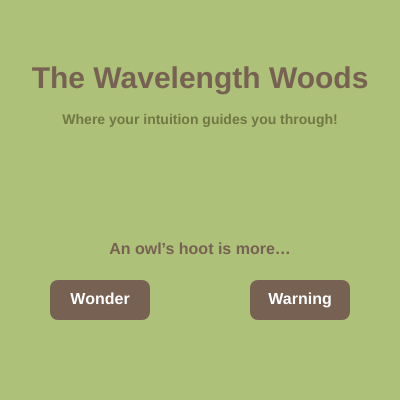
Frame 1 (no input)
Frame 60 (no input): identical to frame 1, image omitted
Frame 120 (the mouse pressed at the canvas centre since frame 60): identical to frame 1, image omitted

The p5.js sketch that drew this single still picture (run headless with seeded random() and noise() and a simulated clock; from frame 60 on, the mouse is pressed at the canvas centre):

// p5.js sketch
// ── sketch.js
let currentScene = 1;

function setup() {
  createCanvas(400, 400);
  scene1Setup();
}

function draw() {
  if (currentScene === 1) scene1Draw();
  else if (currentScene === 2) scene2Draw();
  else if (currentScene === 3) scene3Draw();
  else if (currentScene === 4) scene4Draw();
  else if (currentScene === 5) scene5Draw();
  else if (currentScene === 6) scene6Draw();
  else if (currentScene === 7) scene7Draw();
  else if (currentScene === 8) scene8Draw();
  else if (currentScene === 9) scene9Draw();
  else if (currentScene === 10) scene10Draw();
  else if (currentScene === 11) scene11Draw();
  else if (currentScene === 12) scene12Draw();
  else if (currentScene === 13) scene13Draw();
  else if (currentScene === 14) scene14Draw();
  else if (currentScene === 15) scene15Draw();
}

function mousePressed() {
  if (currentScene === 1) scene1MousePressed?.();
  else if (currentScene === 2) scene2MousePressed?.();
  else if (currentScene === 3) scene3MousePressed?.();
  else if (currentScene === 4) scene4MousePressed?.();
  else if (currentScene === 5) scene5MousePressed?.();
  else if (currentScene === 6) scene6MousePressed?.();
  else if (currentScene === 7) scene7MousePressed?.();
  else if (currentScene === 8) scene8MousePressed?.();
  else if (currentScene === 9) scene9MousePressed?.();
  else if (currentScene === 10) scene10MousePressed?.();
  else if (currentScene === 11) scene11MousePressed?.();
  else if (currentScene === 12) scene12MousePressed?.();
  else if (currentScene === 13) scene13MousePressed?.();
  else if (currentScene === 14) scene14MousePressed?.();
  else if (currentScene === 15) scene15MousePressed?.();
}

function goToScene(sceneNumber) {
  currentScene = sceneNumber;
}

// ── scene1.js
function scene1Setup() {
  createCanvas(400, 400);
}

function scene1Draw() {
  background(173, 193, 120);
  textAlign(CENTER, CENTER);

  // Title
  textStyle(BOLD);
  textSize(30);
  fill(118, 97, 83);
  text("The Wavelength Woods", width / 2, 80);

  // Subtitle
  textSize(14);
  fill(113, 119, 68);
  text("Where your intuition guides you through!", width / 2, 120);

  // Question and Buttons
  textStyle(BOLD);
  textSize(16);
  fill(118, 97, 83);
  text("An owl’s hoot is more…", 200, 250);
  drawButton(100, 300, 100, 40, "Wonder", isMouseOver(100, 300, 100, 40));
  drawButton(300, 300, 100, 40, "Warning", isMouseOver(300, 300, 100, 40));
}

function drawButton(x, y, w, h, label, isHovered) {
  push();
  rectMode(CENTER);
  fill(isHovered ? color(169, 132, 103) : color(118, 97, 83));
  noStroke();
  rect(x, y, w, h, 8);

  fill(255);
  noStroke();
  textAlign(CENTER, CENTER);
  textSize(16);
  text(label, x, y);
  pop();
}

function isMouseOver(x, y, w, h) {
  return (
    mouseX > x - w / 2 &&
    mouseX < x + w / 2 &&
    mouseY > y - h / 2 &&
    mouseY < y + h / 2
  );
}

function scene1MousePressed() {
  if (isMouseOver(100, 300, 100, 40)) {
    console.log("Wonder button clicked!");
    goToScene(2);
  }
  if (isMouseOver(300, 300, 100, 40)) {
    console.log("Warning button clicked!");
    goToScene(3);
  }
}

// ── scene10.js
function scene10Setup() {
  createCanvas(400, 400);
}

function scene10Draw() {
  background(173, 193, 120);
  textAlign(CENTER, CENTER);
  textStyle(BOLD);
  textSize(16);
  fill(118, 97, 83);
  text("You've arrived at...", 200, 150);
  textSize(30);
  fill(113, 119, 68);
  text("Blossoming Brook", 200, 185);
  drawButton(200, 300, 150, 40, "Travel back", isMouseOver(200, 300, 150, 40));
}

function drawButton(x, y, w, h, label, isHovered) {
  push();
  rectMode(CENTER);
  fill(isHovered ? color(169, 132, 103) : color(118, 97, 83));
  noStroke();
  rect(x, y, w, h, 8);

  fill(255);
  noStroke();
  textAlign(CENTER, CENTER);
  textSize(16);
  text(label, x, y);
  pop();
}

function isMouseOver(x, y, w, h) {
  return (
    mouseX > x - w / 2 &&
    mouseX < x + w / 2 &&
    mouseY > y - h / 2 &&
    mouseY < y + h / 2
  );
}

function scene10MousePressed() {
  if (isMouseOver(200, 300, 150, 40)) {
    console.log("Travel back button clicked");
    goToScene(1);
  }
}

// ── scene11.js
function scene11Setup() {
  createCanvas(400, 400);
}

function scene11Draw() {
  background(173, 193, 120);
  textAlign(CENTER, CENTER);
  textStyle(BOLD);
  textSize(16);
  fill(118, 97, 83);
  text("You've arrived at...", 200, 150);
  textSize(30);
  fill(113, 119, 68);
  text("Raging Ravine", 200, 185);
  drawButton(200, 300, 150, 40, "Travel back", isMouseOver(200, 300, 150, 40));
}

function drawButton(x, y, w, h, label, isHovered) {
  push();
  rectMode(CENTER);
  fill(isHovered ? color(169, 132, 103) : color(118, 97, 83));
  noStroke();
  rect(x, y, w, h, 8);

  fill(255);
  noStroke();
  textAlign(CENTER, CENTER);
  textSize(16);
  text(label, x, y);
  pop();
}

function isMouseOver(x, y, w, h) {
  return (
    mouseX > x - w / 2 &&
    mouseX < x + w / 2 &&
    mouseY > y - h / 2 &&
    mouseY < y + h / 2
  );
}

function scene11MousePressed() {
  if (isMouseOver(200, 300, 150, 40)) {
    console.log("Travel back button clicked");
    goToScene(1);
  }
}

// ── scene12.js
function scene12Setup() {
  createCanvas(400, 400);
}

function scene12Draw() {
  background(173, 193, 120);
  textAlign(CENTER, CENTER);
  textStyle(BOLD);
  textSize(16);
  fill(118, 97, 83);
  text("You've arrived at...", 200, 150);
  textSize(30);
  fill(113, 119, 68);
  text("Merry Meadow", 200, 185);
  drawButton(200, 300, 150, 40, "Travel back", isMouseOver(200, 300, 150, 40));
}

function drawButton(x, y, w, h, label, isHovered) {
  push();
  rectMode(CENTER);
  fill(isHovered ? color(169, 132, 103) : color(118, 97, 83));
  noStroke();
  rect(x, y, w, h, 8);

  fill(255);
  noStroke();
  textAlign(CENTER, CENTER);
  textSize(16);
  text(label, x, y);
  pop();
}

function isMouseOver(x, y, w, h) {
  return (
    mouseX > x - w / 2 &&
    mouseX < x + w / 2 &&
    mouseY > y - h / 2 &&
    mouseY < y + h / 2
  );
}

function scene12MousePressed() {
  if (isMouseOver(200, 300, 150, 40)) {
    console.log("Travel back button clicked");
    goToScene(1);
  }
}

// ── scene13.js
function scene13Setup() {
  createCanvas(400, 400);
}

function scene13Draw() {
  background(173, 193, 120);
  textAlign(CENTER, CENTER);
  textStyle(BOLD);
  textSize(16);
  fill(118, 97, 83);
  text("You've arrived at...", 200, 150);
  textSize(30);
  fill(113, 119, 68);
  text("Gloomy Glade", 200, 185);
  drawButton(200, 300, 150, 40, "Travel back", isMouseOver(200, 300, 150, 40));
}

function drawButton(x, y, w, h, label, isHovered) {
  push();
  rectMode(CENTER);
  fill(isHovered ? color(169, 132, 103) : color(118, 97, 83));
  noStroke();
  rect(x, y, w, h, 8);

  fill(255);
  noStroke();
  textAlign(CENTER, CENTER);
  textSize(16);
  text(label, x, y);
  pop();
}

function isMouseOver(x, y, w, h) {
  return (
    mouseX > x - w / 2 &&
    mouseX < x + w / 2 &&
    mouseY > y - h / 2 &&
    mouseY < y + h / 2
  );
}

function scene13MousePressed() {
  if (isMouseOver(200, 300, 150, 40)) {
    console.log("Travel back button clicked");
    goToScene(1);
  }
}

// ── scene14.js
function scene14Setup() {
  createCanvas(400, 400);
}

function scene14Draw() {
  background(173, 193, 120);
  textAlign(CENTER, CENTER);
  textStyle(BOLD);
  textSize(16);
  fill(118, 97, 83);
  text("You've arrived at...", 200, 150);
  textSize(30);
  fill(113, 119, 68);
  text("Whispering Willows", 200, 185);
  drawButton(200, 300, 150, 40, "Travel back", isMouseOver(200, 300, 150, 40));
}

function drawButton(x, y, w, h, label, isHovered) {
  push();
  rectMode(CENTER);
  fill(isHovered ? color(169, 132, 103) : color(118, 97, 83));
  noStroke();
  rect(x, y, w, h, 8);

  fill(255);
  noStroke();
  textAlign(CENTER, CENTER);
  textSize(16);
  text(label, x, y);
  pop();
}

function isMouseOver(x, y, w, h) {
  return (
    mouseX > x - w / 2 &&
    mouseX < x + w / 2 &&
    mouseY > y - h / 2 &&
    mouseY < y + h / 2
  );
}

function scene14MousePressed() {
  if (isMouseOver(200, 300, 150, 40)) {
    console.log("Travel back button clicked");
    goToScene(1);
  }
}

// ── scene15.js
function scene15Setup() {
  createCanvas(400, 400);
}

function scene15Draw() {
  background(173, 193, 120);
  textAlign(CENTER, CENTER);
  textStyle(BOLD);
  textSize(16);
  fill(118, 97, 83);
  text("You've arrived at...", 200, 150);
  textSize(30);
  fill(113, 119, 68);
  text("Perilous Pines", 200, 185);
  drawButton(200, 300, 150, 40, "Travel back", isMouseOver(200, 300, 150, 40));
}

function drawButton(x, y, w, h, label, isHovered) {
  push();
  rectMode(CENTER);
  fill(isHovered ? color(169, 132, 103) : color(118, 97, 83));
  noStroke();
  rect(x, y, w, h, 8);

  fill(255);
  noStroke();
  textAlign(CENTER, CENTER);
  textSize(16);
  text(label, x, y);
  pop();
}

function isMouseOver(x, y, w, h) {
  return (
    mouseX > x - w / 2 &&
    mouseX < x + w / 2 &&
    mouseY > y - h / 2 &&
    mouseY < y + h / 2
  );
}

function scene15MousePressed() {
  if (isMouseOver(200, 300, 150, 40)) {
    console.log("Travel back button clicked");
    goToScene(1);
  }
}

// ── scene2.js
function scene2Setup() {
  createCanvas(400, 400);
}

function scene2Draw() {
  background(173, 193, 120);
  textAlign(CENTER, CENTER);
  textStyle(BOLD);
  textSize(16);
  fill(118, 97, 83);
  text("Water should be...", 200, 150);
  drawButton(100, 200, 100, 40, "Still", isMouseOver(100, 200, 100, 40));
  drawButton(300, 200, 100, 40, "Wild", isMouseOver(300, 200, 100, 40));
}

function drawButton(x, y, w, h, label, isHovered) {
  push();
  rectMode(CENTER);
  fill(isHovered ? color(169, 132, 103) : color(118, 97, 83));
  noStroke();
  rect(x, y, w, h, 8);

  fill(255);
  noStroke();
  textAlign(CENTER, CENTER);
  textSize(16);
  text(label, x, y);
  pop();
}

function isMouseOver(x, y, w, h) {
  return (
    mouseX > x - w / 2 &&
    mouseX < x + w / 2 &&
    mouseY > y - h / 2 &&
    mouseY < y + h / 2
  );
}

function scene2MousePressed() {
  if (isMouseOver(100, 200, 100, 40)) {
    console.log("Still button clicked!");
    goToScene(4);
  }
  if (isMouseOver(300, 200, 100, 40)) {
    console.log("Wild button clicked!");
    goToScene(5);
  }
}

// ── scene3.js
function scene3Setup() {
  createCanvas(400, 400);
}

function scene3Draw() {
  background(173, 193, 120);
  textAlign(CENTER, CENTER);
  textStyle(BOLD);
  textSize(16);
  fill(118, 97, 83);
  text("Plants should be...", 200, 150);
  drawButton(100, 200, 100, 40, "Gentle", isMouseOver(100, 200, 100, 40));
  drawButton(300, 200, 100, 40, "Defiant", isMouseOver(300, 200, 100, 40));
}

function drawButton(x, y, w, h, label, isHovered) {
  push();
  rectMode(CENTER);
  fill(isHovered ? color(169, 132, 103) : color(118, 97, 83));
  noStroke();
  rect(x, y, w, h, 8);

  fill(255);
  noStroke();
  textAlign(CENTER, CENTER);
  textSize(16);
  text(label, x, y);
  pop();
}

function isMouseOver(x, y, w, h) {
  return (
    mouseX > x - w / 2 &&
    mouseX < x + w / 2 &&
    mouseY > y - h / 2 &&
    mouseY < y + h / 2
  );
}

function scene3MousePressed() {
  if (isMouseOver(100, 200, 100, 40)) {
    console.log("Gentle button clicked!");
    goToScene(6);
  }
  if (isMouseOver(300, 200, 100, 40)) {
    console.log("Defiant button clicked!");
    goToScene(7);
  }
}

// ── scene4.js
function scene4Setup() {
  createCanvas(400, 400);
}

function scene4Draw() {
  background(173, 193, 120);
  textAlign(CENTER, CENTER);
  textStyle(BOLD);
  textSize(16);
  fill(118, 97, 83);
  text("A pond feels more...", 200, 150);
  drawButton(100, 200, 100, 40, "Peaceful", isMouseOver(100, 200, 100, 40));
  drawButton(300, 200, 100, 40, "Unsettling", isMouseOver(300, 200, 100, 40));
}

function drawButton(x, y, w, h, label, isHovered) {
  push();
  rectMode(CENTER);
  fill(isHovered ? color(169, 132, 103) : color(118, 97, 83));
  noStroke();
  rect(x, y, w, h, 8);

  fill(255);
  noStroke();
  textAlign(CENTER, CENTER);
  textSize(16);
  text(label, x, y);
  pop();
}

function isMouseOver(x, y, w, h) {
  return (
    mouseX > x - w / 2 &&
    mouseX < x + w / 2 &&
    mouseY > y - h / 2 &&
    mouseY < y + h / 2
  );
}

function scene4MousePressed() {
  if (isMouseOver(100, 200, 100, 40)) {
    console.log("Peaceful button clicked!");
    goToScene(8);
  }
  if (isMouseOver(300, 200, 100, 40)) {
    console.log("Unsettling button clicked!");
    goToScene(9);
  }
}

// ── scene5.js
function scene5Setup() {
  createCanvas(400, 400);
}

function scene5Draw() {
  background(173, 193, 120);
  textAlign(CENTER, CENTER);
  textStyle(BOLD);
  textSize(16);
  fill(118, 97, 83);
  text("A rushing stream feels more...", 200, 150);
  drawButton(100, 200, 100, 40, "Refreshing", isMouseOver(100, 200, 100, 40));
  drawButton(300, 200, 100, 40, "Dangerous", isMouseOver(300, 200, 100, 40));
}

function drawButton(x, y, w, h, label, isHovered) {
  push();
  rectMode(CENTER);
  fill(isHovered ? color(169, 132, 103) : color(118, 97, 83));
  noStroke();
  rect(x, y, w, h, 8);

  fill(255);
  noStroke();
  textAlign(CENTER, CENTER);
  textSize(16);
  text(label, x, y);
  pop();
}

function isMouseOver(x, y, w, h) {
  return (
    mouseX > x - w / 2 &&
    mouseX < x + w / 2 &&
    mouseY > y - h / 2 &&
    mouseY < y + h / 2
  );
}

function scene5MousePressed() {
  if (isMouseOver(100, 200, 100, 40)) {
    console.log("Refreshing button clicked!");
    goToScene(10);
  }
  if (isMouseOver(300, 200, 100, 40)) {
    console.log("Dangerous button clicked!");
    goToScene(11);
  }
}

// ── scene6.js
function scene6Setup() {
  createCanvas(400, 400);
}

function scene6Draw() {
  background(173, 193, 120);
  textAlign(CENTER, CENTER);
  textStyle(BOLD);
  textSize(16);
  fill(118, 97, 83);
  text("An open clearing feels more...", 200, 150);
  drawButton(100, 200, 100, 40, "Comforting", isMouseOver(100, 200, 100, 40));
  drawButton(300, 200, 100, 40, "Lonely", isMouseOver(300, 200, 100, 40));
}

function drawButton(x, y, w, h, label, isHovered) {
  push();
  rectMode(CENTER);
  fill(isHovered ? color(169, 132, 103) : color(118, 97, 83));
  noStroke();
  rect(x, y, w, h, 8);

  fill(255);
  noStroke();
  textAlign(CENTER, CENTER);
  textSize(16);
  text(label, x, y);
  pop();
}

function isMouseOver(x, y, w, h) {
  return (
    mouseX > x - w / 2 &&
    mouseX < x + w / 2 &&
    mouseY > y - h / 2 &&
    mouseY < y + h / 2
  );
}

function scene6MousePressed() {
  if (isMouseOver(100, 200, 100, 40)) {
    console.log("Comforting button clicked!");
    goToScene(12);
  }
  if (isMouseOver(300, 200, 100, 40)) {
    console.log("Lonely button clicked!");
    goToScene(13);
  }
}

// ── scene7.js
function scene7Setup() {
  createCanvas(400, 400);
}

function scene7Draw() {
  background(173, 193, 120);
  textAlign(CENTER, CENTER);
  textStyle(BOLD);
  textSize(16);
  fill(118, 97, 83);
  text("The deep woods feels more...", 200, 150);
  drawButton(100, 200, 100, 40, "Mystical", isMouseOver(100, 200, 100, 40));
  drawButton(300, 200, 100, 40, "Threatening", isMouseOver(300, 200, 100, 40));
}

function drawButton(x, y, w, h, label, isHovered) {
  push();
  rectMode(CENTER);
  fill(isHovered ? color(169, 132, 103) : color(118, 97, 83));
  noStroke();
  rect(x, y, w, h, 8);

  fill(255);
  noStroke();
  textAlign(CENTER, CENTER);
  textSize(16);
  text(label, x, y);
  pop();
}

function isMouseOver(x, y, w, h) {
  return (
    mouseX > x - w / 2 &&
    mouseX < x + w / 2 &&
    mouseY > y - h / 2 &&
    mouseY < y + h / 2
  );
}

function scene7MousePressed() {
  if (isMouseOver(100, 200, 100, 40)) {
    console.log("Mystical button clicked!");
    goToScene(14);
  }
  if (isMouseOver(300, 200, 100, 40)) {
    console.log("Threatening button clicked!");
    goToScene(15);
  }
}

// ── scene8.js
function scene8Setup() {
  createCanvas(400, 400);
}

function scene8Draw() {
  background(173, 193, 120);
  textAlign(CENTER, CENTER);
  textStyle(BOLD);
  textSize(16);
  fill(118, 97, 83);
  text("You've arrived at...", 200, 150);
  textSize(30);
  fill(113, 119, 68);
  text("Sunny Springs", 200, 185);
  drawButton(200, 300, 150, 40, "Travel back", isMouseOver(200, 300, 150, 40));
}

function drawButton(x, y, w, h, label, isHovered) {
  push();
  rectMode(CENTER);
  fill(isHovered ? color(169, 132, 103) : color(118, 97, 83));
  noStroke();
  rect(x, y, w, h, 8);

  fill(255);
  noStroke();
  textAlign(CENTER, CENTER);
  textSize(16);
  text(label, x, y);
  pop();
}

function isMouseOver(x, y, w, h) {
  return (
    mouseX > x - w / 2 &&
    mouseX < x + w / 2 &&
    mouseY > y - h / 2 &&
    mouseY < y + h / 2
  );
}

function scene8MousePressed() {
  if (isMouseOver(200, 300, 150, 40)) {
    console.log("Travel back button clicked");
    goToScene(1);
  }
}

// ── scene9.js
function scene9Setup() {
  createCanvas(400, 400);
}

function scene9Draw() {
  background(173, 193, 120);
  textAlign(CENTER, CENTER);
  textStyle(BOLD);
  textSize(16);
  fill(118, 97, 83);
  text("You've arrived at...", 200, 150);
  textSize(30);
  fill(113, 119, 68);
  text("Murky Marsh", 200, 185);
  drawButton(200, 300, 150, 40, "Travel back", isMouseOver(200, 300, 150, 40));
}

function drawButton(x, y, w, h, label, isHovered) {
  push();
  rectMode(CENTER);
  fill(isHovered ? color(169, 132, 103) : color(118, 97, 83));
  noStroke();
  rect(x, y, w, h, 8);

  fill(255);
  noStroke();
  textAlign(CENTER, CENTER);
  textSize(16);
  text(label, x, y);
  pop();
}

function isMouseOver(x, y, w, h) {
  return (
    mouseX > x - w / 2 &&
    mouseX < x + w / 2 &&
    mouseY > y - h / 2 &&
    mouseY < y + h / 2
  );
}

function scene9MousePressed() {
  if (isMouseOver(200, 300, 150, 40)) {
    console.log("Travel back button clicked");
    goToScene(1);
  }
}
